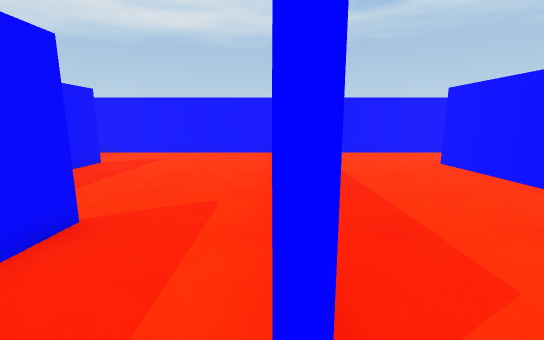
view 1 (above)

24 first-person views from a walk through a scene from a Unity 3-D project. The camera is 1.4 m above the floor, tilts 10° down and sees 90° across. The floor is counted in squares, 1 m on a side. Each view is taken from the middle of a square. On the plan, view 1 faces up. The plan holds only what a view shows up to about 13 squares ahead; the rest is blank. The player is left out.

view 2
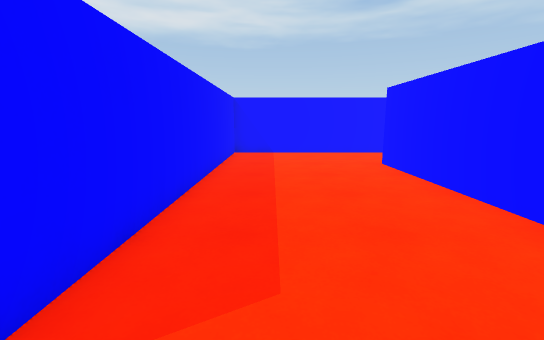

view 3
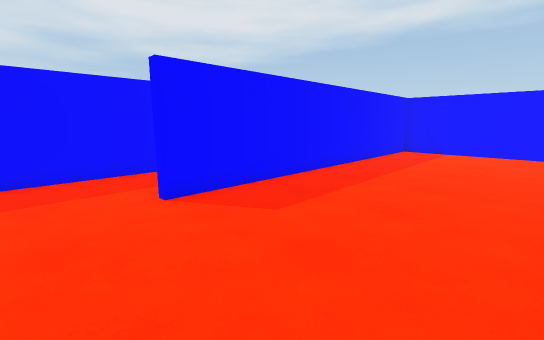

view 4
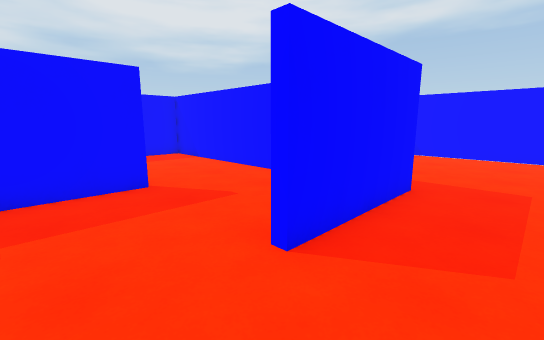

view 5
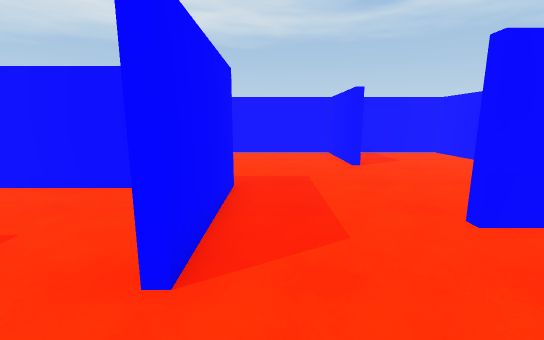

view 6
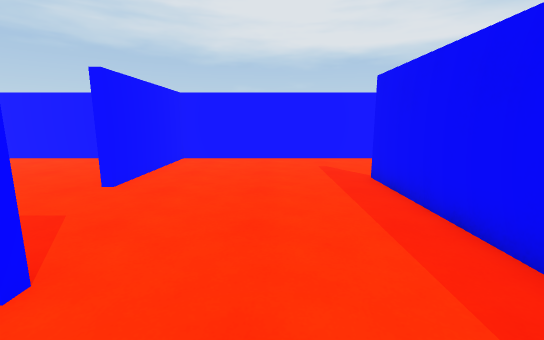

view 7
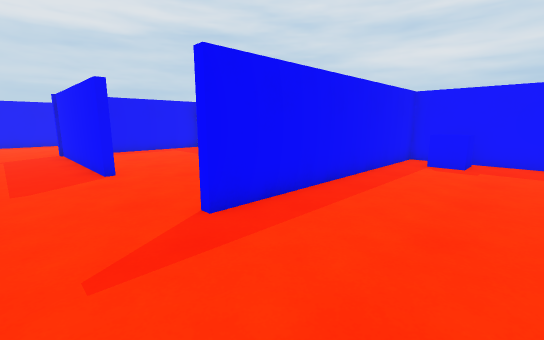

view 8
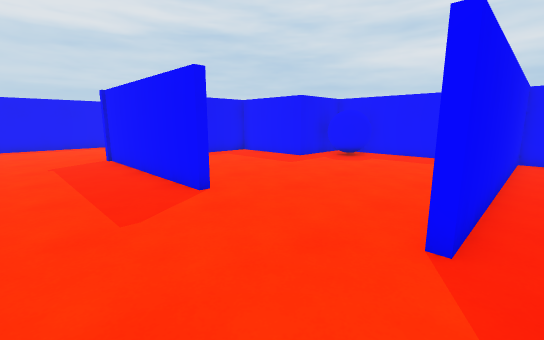

view 9
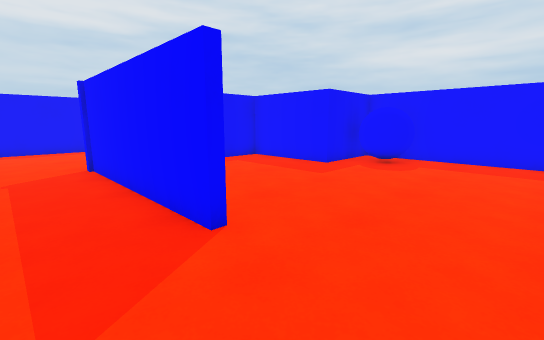

view 10
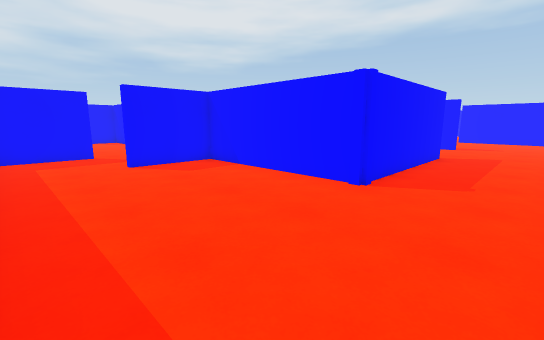

view 11
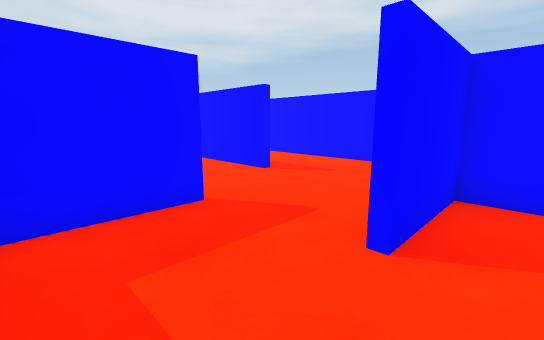

view 12
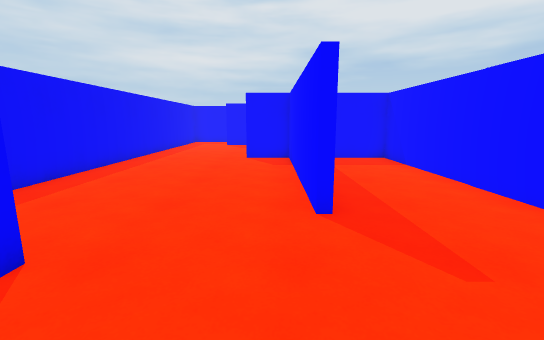

view 13
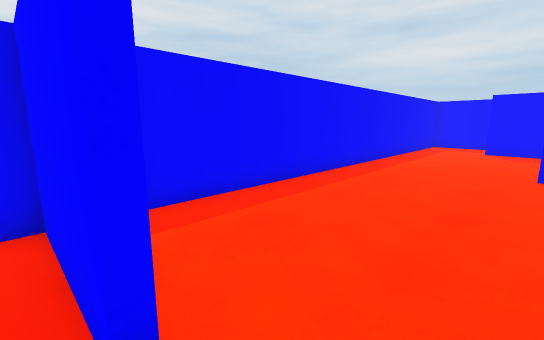

view 14
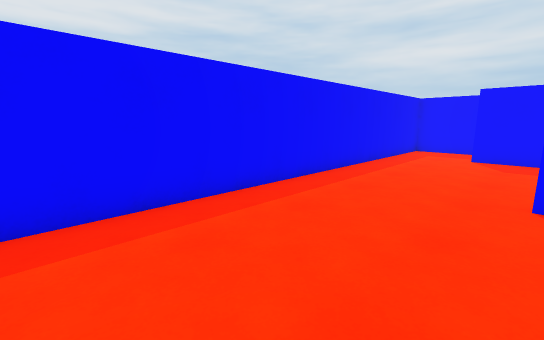

view 15
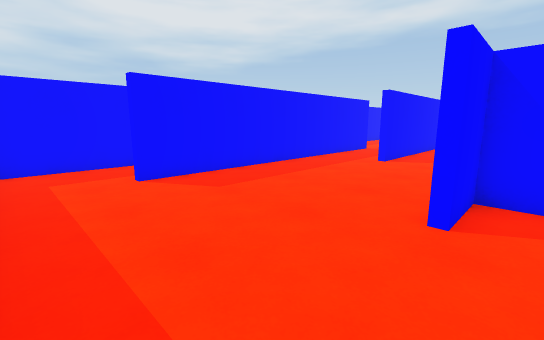

view 16
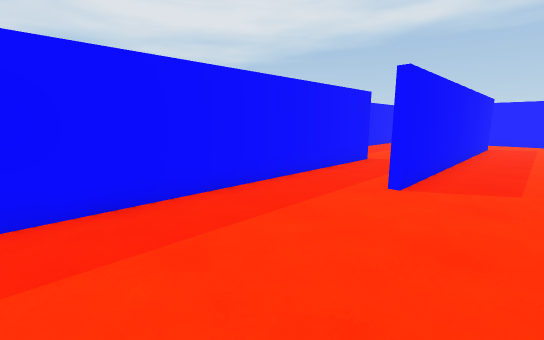

view 17
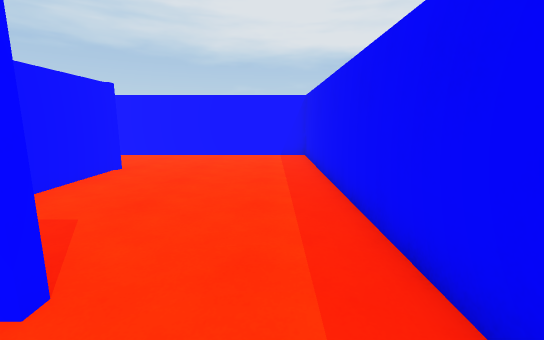

view 18
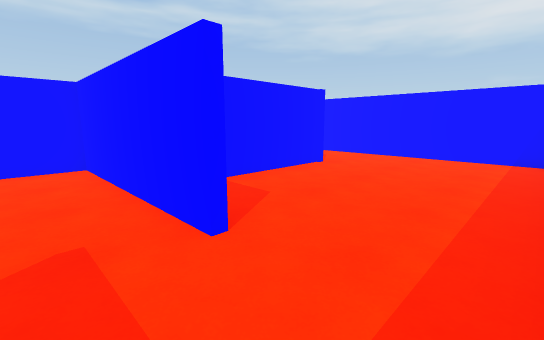

view 19
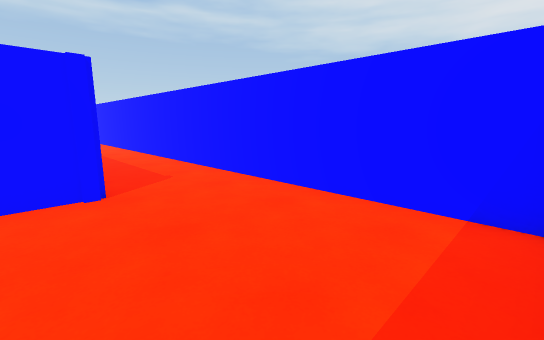

view 20
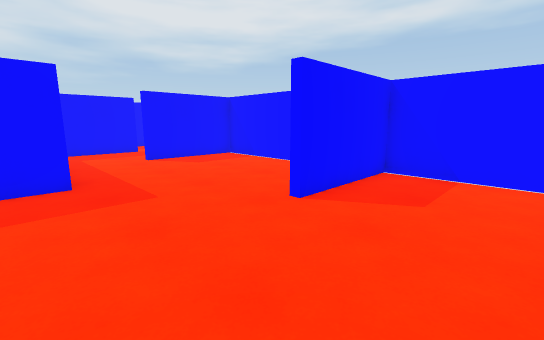

view 21
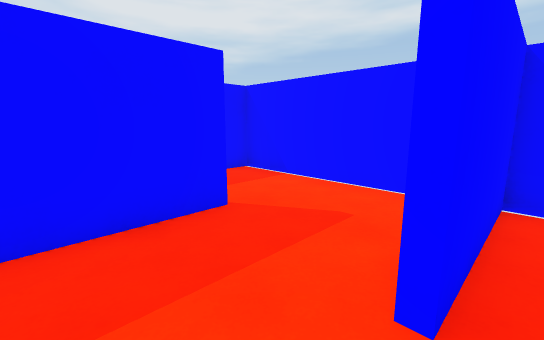

view 22
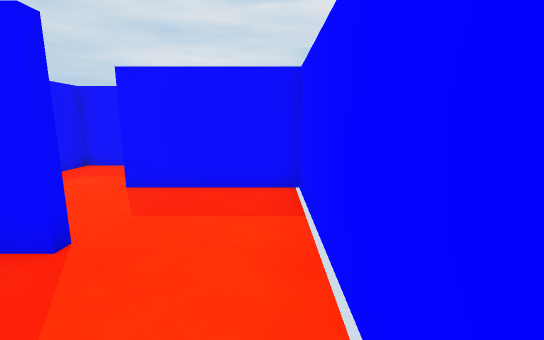

view 23
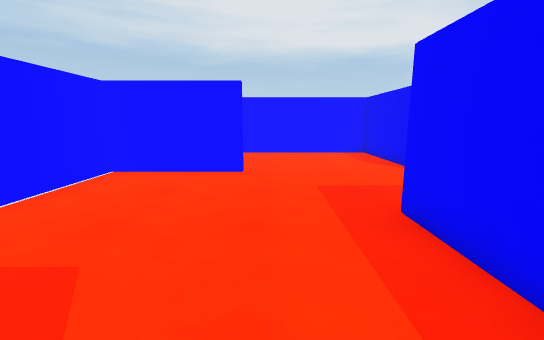

view 24
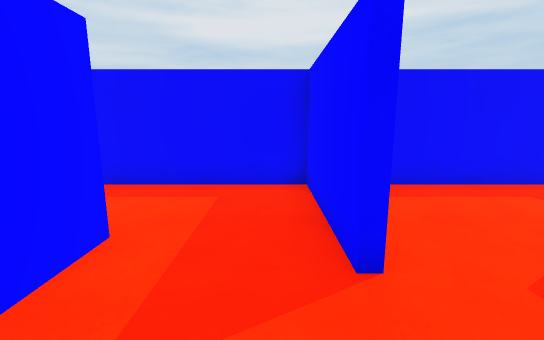

### Floor plan
Ten units are one square. View 1 is at (0, 0); x grows to the right and y downward. Boxes are objects, and circles mark ways between rooms. Rooms are numbered by the first view taken in them; rooms with no view inside come last. Other rooms are left out.
<svg viewBox="-119 -201 310 330">
<path fill="none" stroke="#000" d="M60 -31 60 10M58 -35 58 -92M152 -1 152 63 90 63 90 93M60 -92 60 -45 149 -45M146 -107 186 -107 186 -196 139 -196 139 -158M80 -127 3 -127 3 -9M78 -130 102 -130 102 -90M61 23 90 23 90 61 134 61M136 -158 136 -196 67 -196 67 -158M57 94 57 124M83 124 186 124 186 -105 138 -105M40 63 -27 63 -27 81M58 26 -27 26 -27 45M-87 24 -87 98M87 93 87 26 74 26M-114 89 -114 124 45 124M33 -168 33 -139M55 -196 3 -196 3 -158M0 -158 0 -172M-27 -38 -27 11M-60 -95 -60 22M0 -127 -81 -127M-27 -168 -27 -130 -5 -130M-65 -130 -46 -130M-5 -130 19 -130"/>
<rect x="65" y="-5" width="20" height="30" fill="#bbb"><title>blue ball</title></rect>
<rect x="65" y="-65" width="10" height="10" fill="#bbb"><title>blue cube</title></rect>
<circle cx="75" cy="100" r="3" fill="#2a7"/>
<circle cx="70" cy="-145" r="3" fill="#2a7"/>
<circle cx="0" cy="5" r="3" fill="#2a7"/>
<circle cx="-45" cy="35" r="3" fill="#2a7"/>
<circle cx="15" cy="-160" r="3" fill="#2a7"/>
<circle cx="-15" cy="-160" r="3" fill="#2a7"/>
<circle cx="-45" cy="-160" r="3" fill="#2a7"/>
<circle cx="0" cy="-145" r="3" fill="#2a7"/>
<text x="110" y="-50">1</text>
<text x="-10" y="80">2</text>
<text x="40" y="-170">3</text>
<text x="-30" y="-180">4</text>
<text x="-40" y="-60">5</text>
<text x="-20" y="-150">6</text>
<text x="-50" y="-150">7</text>
<text x="10" y="-150">8</text>
</svg>
Room 1 opens to room 2. Room 1 opens to room 3. Room 1 opens to room 5. Room 2 opens to room 5. Room 3 opens to room 8. Room 4 opens to room 6. Room 4 opens to room 7. Room 6 opens to room 8.

Where each view was taken, in squares from view 1:
view 1: 0 up, 0 right, facing up
view 2: 0 up, 2 right, facing up
view 3: 1 down, 5 right, facing up-left
view 4: 7 up, 12 right, facing up-left
view 5: 7 up, 11 right, facing up
view 6: 7 up, 8 right, facing right
view 7: 8 up, 17 right, facing down-left
view 8: 5 up, 18 right, facing down-left
view 9: 3 up, 17 right, facing down-left
view 10: 12 down, 18 right, facing up-left
view 11: 12 down, 10 right, facing up-left
view 12: 7 down, 8 right, facing left
view 13: 8 down, 6 right, facing down-left
view 14: 8 down, 3 right, facing down-left
view 15: 12 down, 2 left, facing up-left
view 16: 8 down, 4 left, facing up-left
view 17: 11 down, 7 right, facing right
view 18: 12 down, 7 right, facing up-right
view 19: 12 down, 14 right, facing up-right
view 20: 12 up, 17 right, facing up-left
view 21: 14 up, 7 right, facing up-left
view 22: 19 up, 6 right, facing left
view 23: 15 up, 6 right, facing right
view 24: 19 up, 2 left, facing down
